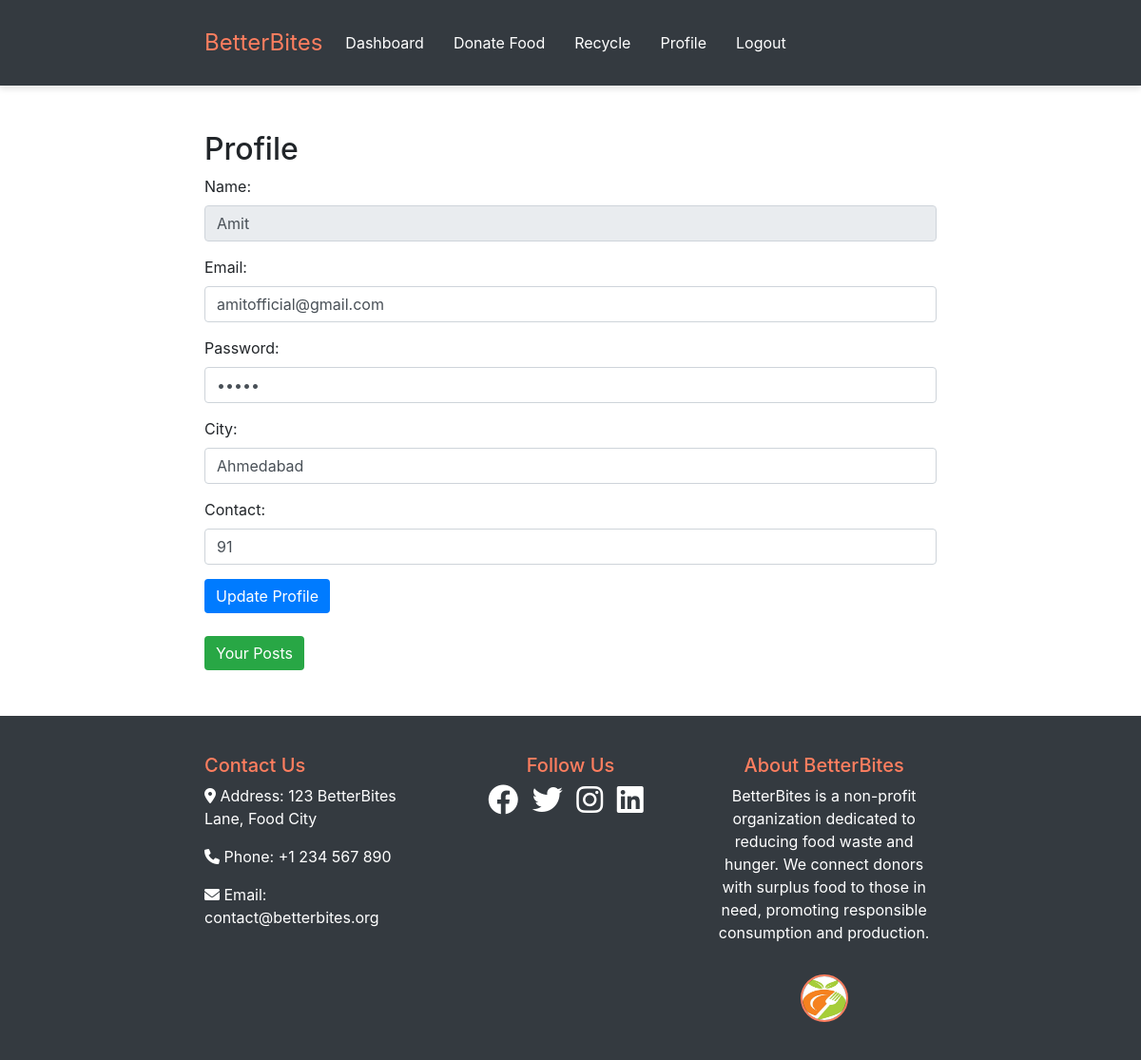
Screenshot of /profile.php (signed in) with the database file from the repository.
### tables this page shows
CREATE TABLE `registration` (
  `name` varchar(100) NOT NULL,
  `email` varchar(200) NOT NULL,
  `password` varchar(25) NOT NULL,
  `city` varchar(100) NOT NULL,
  `contact` int(15) NOT NULL
);

### profile.php (the view, shortened to what this page needs)
<?php
include 'db_connection.php';
$email = $_SESSION['email'];
$sql = "SELECT * FROM registration WHERE email = ?";
$stmt = $conn->prepare($sql);
$stmt->bind_param("s", $email);
$stmt->execute();
$user = $stmt->get_result()->fetch_assoc();
?>
<?php include 'donateheader.php'; ?>
<div class="container mt-5">
    <h2>Profile</h2>
    <form method="POST" class="mb-4">
        <div class="form-group">
            <label for="name">Name:</label>
            <input type="text" class="form-control" id="name" name="name" value="<?php echo htmlspecialchars($user['name']); ?>" readonly>
        </div>
        <div class="form-group">
            <label for="email">Email:</label>
            <input type="email" class="form-control" id="email" name="email" value="<?php echo htmlspecialchars($user['email']); ?>" required>
        </div>
        <div class="form-group">
            <label for="password">Password:</label>
            <input type="password" class="form-control" id="password" name="password" value="<?php echo htmlspecialchars($user['password']); ?>" required>
        </div>
        <div class="form-group">
            <label for="city">City:</label>
            <input type="text" class="form-control" id="city" name="city" value="<?php echo htmlspecialchars($user['city']); ?>" required>
        </div>
        <div class="form-group">
            <label for="contact">Contact:</label>
            <input type="text" class="form-control" id="contact" name="contact" value="<?php echo htmlspecialchars($user['contact']); ?>" required>
        </div>
        <button type="submit" name="update_profile" class="btn btn-primary">Update Profile</button>
    </form>
    <div class="mb-4">
        <button class="btn btn-success" data-toggle="modal" data-target="#postsModal">Your Posts</button>
    </div>
</div>
<?php include 'webfooter.php'; ?>

### profile.php (style rules this page uses)
.container { max-width: 800px; }
form .form-group { margin-bottom: 15px; }
.btn-primary { background-color: #007bff; border: none; }
.btn-success { background-color: #28a745; border: none; }

### rows the page displays
registration: name "Amit", email "amitofficial@gmail.com", city "Ahmedabad", contact "91"
